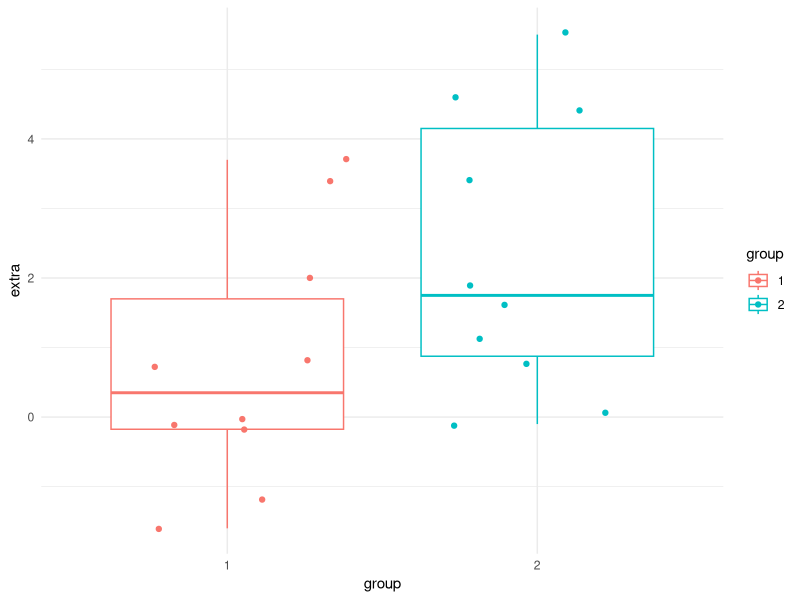
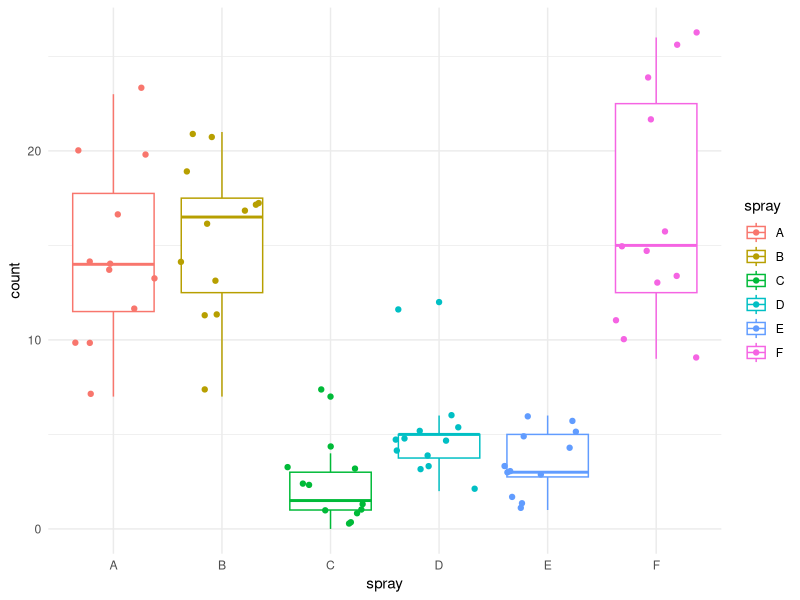
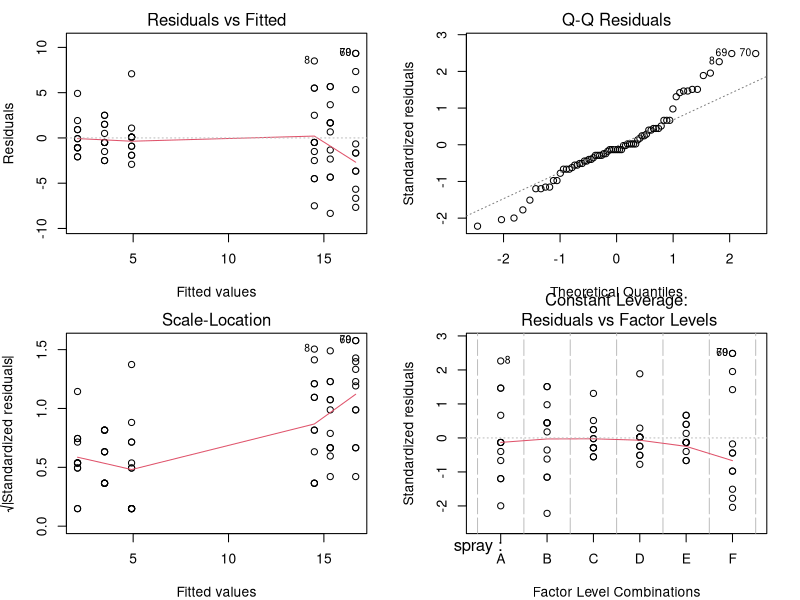
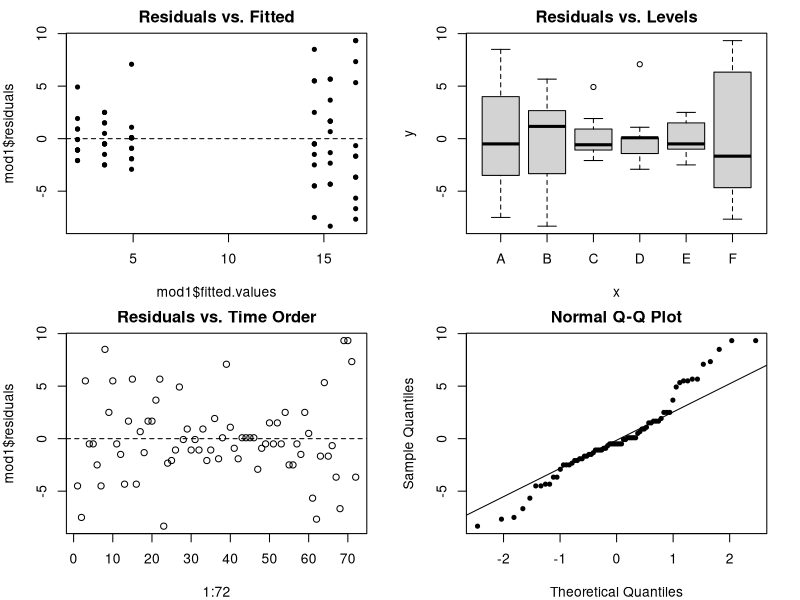
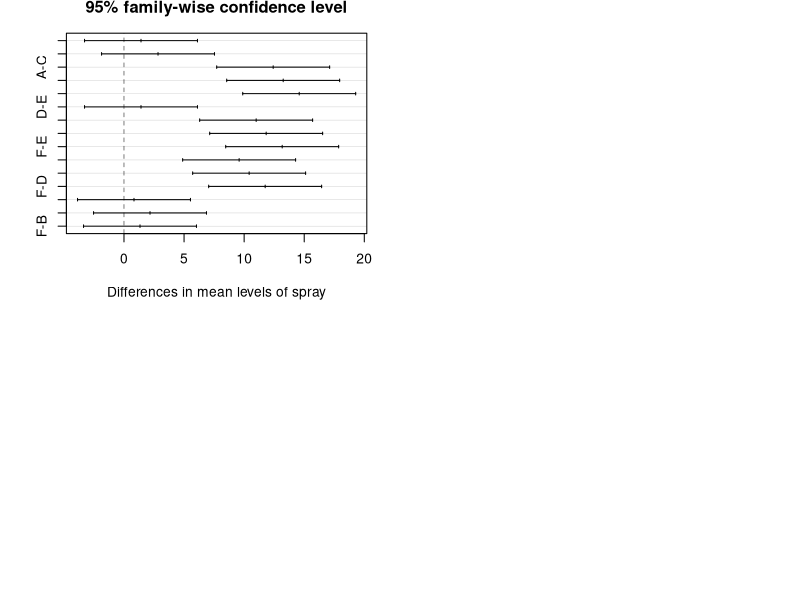
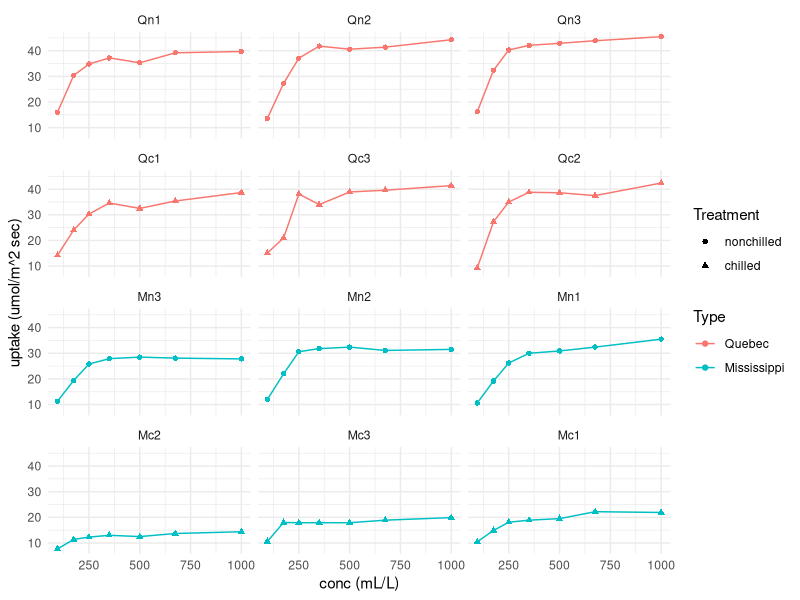

Reproduce these figures in R, in order.
## ---- chunk 1
library(magrittr)
library(ggplot2)
## ---- chunk 2
ggplot(data = sleep, aes(x = group, y = extra, color = group)) +
  geom_boxplot() +
  geom_jitter() +
  theme_minimal()
## ---- chunk 3
ggplot(data = InsectSprays, aes(x = spray, y = count, color = spray)) +
  geom_boxplot() +
  geom_jitter() +
  theme_minimal()
## ---- chunk 4
mod1 <- aov(count ~ spray, data = InsectSprays)
## ---- chunk 5
summary(mod1)
## ---- chunk 6
qf(0.075, 5, 66, lower.tail = F)
## ---- chunk 7
names(mod1)
## ---- chunk 8
head(mod1$residuals, 10)
## ---- chunk 9
par(mar = c(4, 4, 2, 2), mfrow = c(2,2))
plot(mod1)
## ---- chunk 10
plot(mod1$fitted.values, mod1$residuals, main = "Residuals vs. Fitted", pch = 20)
abline(h = 0, lty = 2)
## ---- chunk 11
plot(mod1$model$spray, mod1$residuals, main = "Residuals vs. Levels" )
## ---- chunk 12
plot(1:72, mod1$residuals, main = "Residuals vs. Time Order")
abline(h = 0, lty = 2)
## ---- chunk 13
qqnorm(mod1$residuals, pch = 20)
qqline(mod1$residuals)
## ---- chunk 14
mod2 <- kruskal.test(count ~ spray, data = InsectSprays)
mod2
## ---- chunk 15
xbar = mean(InsectSprays[InsectSprays$spray == "A", "count"])
t_crit <- qt(0.025, mod1$df.residual, lower.tail = F)
s <- sqrt(sum((mod1$residuals)^2) / mod1$df.residual)
n <- sum(InsectSprays$spray == "A")
# 最后置信区间的上下限
c(xbar - t_crit * (s/ sqrt(n)), xbar + t_crit * (s/ sqrt(n)))
## ---- chunk 16
n1 <- sum(InsectSprays$spray == "A")
n2 <- sum(InsectSprays$spray == "C")

x1bar = mean(InsectSprays[InsectSprays$spray == "A", "count"])
x2bar = mean(InsectSprays[InsectSprays$spray == "C", "count"])
## ---- chunk 17
(x1bar - x2bar) - t_crit * s * sqrt( 1/ n1 + 1/n2)
(x1bar - x2bar) + t_crit * s * sqrt( 1/ n1 + 1/n2)
## ---- chunk 18
t_crit * s * sqrt( 1/ n1 + 1/n2)
## ---- chunk 19
mod3 <- TukeyHSD(mod1, ordered = TRUE)
mod3
## ---- chunk 20
(x1bar - x2bar)
## ---- chunk 21
q_crit <- qtukey(p = 0.05, nmeans = length(mod1$xlevels[[1]]), df = mod1$df.residual, lower.tail = F)
# mod1$df.residual 是 6 
hsd <- q_crit * s / sqrt(6)
hsd
## ---- chunk 22
plot(mod3)
## ---- chunk 23
ggplot(data = CO2, aes(x = conc, y = uptake, color = Type, shape = Treatment)) +
  geom_point() +
  geom_line() +
  facet_wrap(~Plant, ncol = 3) +
  theme_minimal() +
  labs(x = "conc (mL/L)", y = "uptake (umol/m^2 sec)")
## ---- chunk 24
data("OrchardSprays")
## ---- chunk 25
data("npk")
